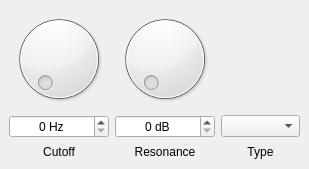
<?xml version="1.0" encoding="UTF-8"?>
<ui version="4.0">
 <class>MainWindow</class>
 <widget class="QMainWindow" name="MainWindow">
  <property name="geometry">
   <rect>
    <x>0</x>
    <y>0</y>
    <width>309</width>
    <height>169</height>
   </rect>
  </property>
  <property name="windowTitle">
   <string>Sfz Filters</string>
  </property>
  <widget class="QWidget" name="centralwidget">
   <layout class="QGridLayout" name="gridLayout">
    <item row="0" column="0">
     <widget class="QDial" name="dialCutoff"/>
    </item>
    <item row="0" column="1">
     <widget class="QDial" name="dialResonance"/>
    </item>
    <item row="2" column="0">
     <widget class="QLabel" name="label">
      <property name="text">
       <string>Cutoff</string>
      </property>
      <property name="alignment">
       <set>Qt::AlignCenter</set>
      </property>
     </widget>
    </item>
    <item row="2" column="1">
     <widget class="QLabel" name="label_2">
      <property name="text">
       <string>Resonance</string>
      </property>
      <property name="alignment">
       <set>Qt::AlignCenter</set>
      </property>
     </widget>
    </item>
    <item row="2" column="2">
     <widget class="QLabel" name="label_3">
      <property name="text">
       <string>Type</string>
      </property>
      <property name="alignment">
       <set>Qt::AlignCenter</set>
      </property>
     </widget>
    </item>
    <item row="1" column="0">
     <widget class="QSpinBox" name="spinCutoff">
      <property name="alignment">
       <set>Qt::AlignCenter</set>
      </property>
      <property name="suffix">
       <string> Hz</string>
      </property>
     </widget>
    </item>
    <item row="1" column="1">
     <widget class="QSpinBox" name="spinResonance">
      <property name="alignment">
       <set>Qt::AlignCenter</set>
      </property>
      <property name="suffix">
       <string> dB</string>
      </property>
     </widget>
    </item>
    <item row="1" column="2">
     <widget class="QComboBox" name="comboBox"/>
    </item>
   </layout>
  </widget>
 </widget>
 <resources/>
 <connections/>
</ui>
